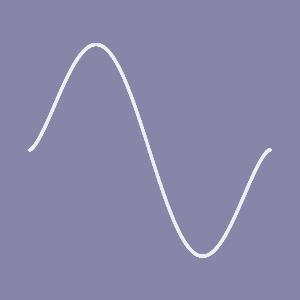
Frame 1 (no input)
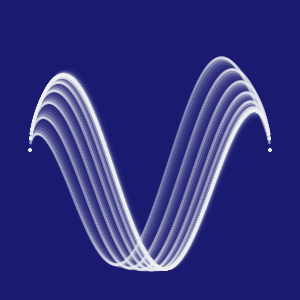
Frame 60 (the mouse pressed at the canvas centre just before this capture)
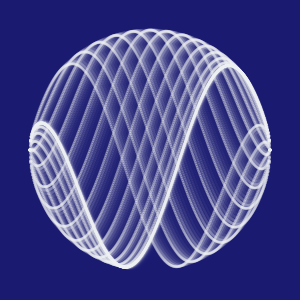
Frame 120 (the mouse held since frame 60 and released just before this capture)

The Processing sketch that drew these frames (run headless with seeded random() and noise(); from frame 60 on, the mouse is pressed at the canvas centre):

// Processing sketch: sin_circles
// ── sin_circles.pde
int count = 20;
float r = 120;
float d = 8.25;
int MAX = 330;

void setup() {
  size(300, 300);
  smooth();
  noStroke();
}

void draw() {
  
  fill(#191970,100);
  rect(0, 0, width, height);
  fill(#ECF0F1, 100);
  
  pushMatrix();
  translate(width / 2, height / 2);
  for (int round = 1; round < count; round++) {
    for (int a = 0; a <= 360; a ++) {
      float progress = constrain(map(frameCount%MAX, 0+round*d, MAX+(round-count)*d, 0, 1), 0, 1);
      float ease = -0.5*(cos(progress * PI) - 1);
      float phase = 2*PI*ease + PI + radians(map(frameCount%MAX, 0, MAX, 0, 360));
      
      float x = map(a, 0, 360, -r, r);
      float y = r * sqrt(1 - pow(x/r, 2)) * sin(radians(a) + phase);
      ellipse(x, y, 3, 3);
    }
  }
  popMatrix();
  
}
